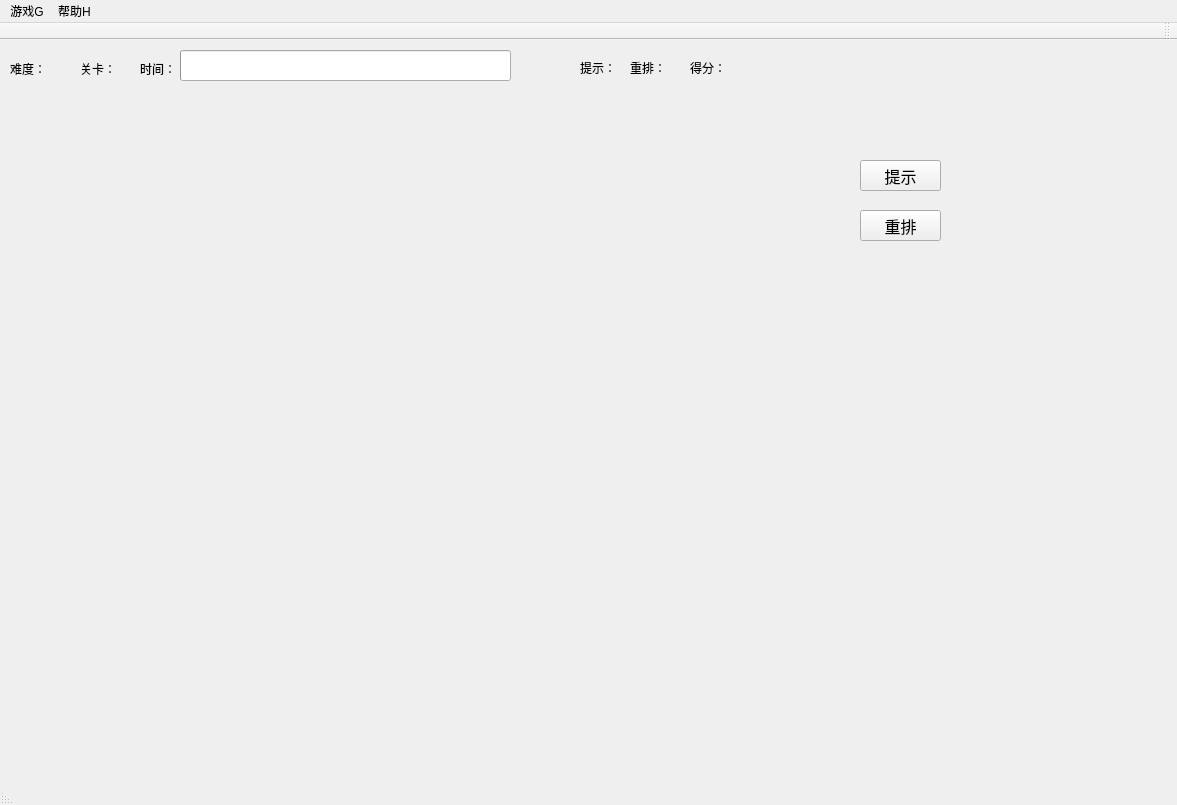
<?xml version="1.0" encoding="UTF-8"?>
<ui version="4.0">
 <class>MainWindow</class>
 <widget class="QMainWindow" name="MainWindow">
  <property name="enabled">
   <bool>true</bool>
  </property>
  <property name="geometry">
   <rect>
    <x>0</x>
    <y>0</y>
    <width>1177</width>
    <height>805</height>
   </rect>
  </property>
  <property name="focusPolicy">
   <enum>Qt::NoFocus</enum>
  </property>
  <property name="windowTitle">
   <string>连连看</string>
  </property>
  <property name="windowIcon">
   <iconset resource="image.qrc">
    <normaloff>:/image/Images/icon.png</normaloff>:/image/Images/icon.png</iconset>
  </property>
  <property name="windowOpacity">
   <double>5.000000000000000</double>
  </property>
  <property name="toolTipDuration">
   <number>-1</number>
  </property>
  <property name="layoutDirection">
   <enum>Qt::RightToLeft</enum>
  </property>
  <property name="autoFillBackground">
   <bool>false</bool>
  </property>
  <property name="styleSheet">
   <string notr="true"/>
  </property>
  <widget class="QWidget" name="centralWidget">
   <widget class="QLabel" name="lblLevel">
    <property name="geometry">
     <rect>
      <x>110</x>
      <y>21</y>
      <width>30</width>
      <height>16</height>
     </rect>
    </property>
    <property name="text">
     <string/>
    </property>
   </widget>
   <widget class="QLabel" name="lblDifficulty">
    <property name="geometry">
     <rect>
      <x>40</x>
      <y>21</y>
      <width>30</width>
      <height>16</height>
     </rect>
    </property>
    <property name="text">
     <string/>
    </property>
   </widget>
   <widget class="QLabel" name="label">
    <property name="geometry">
     <rect>
      <x>10</x>
      <y>21</y>
      <width>36</width>
      <height>16</height>
     </rect>
    </property>
    <property name="maximumSize">
     <size>
      <width>36</width>
      <height>16</height>
     </size>
    </property>
    <property name="text">
     <string>难度：</string>
    </property>
    <property name="openExternalLinks">
     <bool>true</bool>
    </property>
   </widget>
   <widget class="QLabel" name="label_3">
    <property name="geometry">
     <rect>
      <x>80</x>
      <y>21</y>
      <width>36</width>
      <height>16</height>
     </rect>
    </property>
    <property name="maximumSize">
     <size>
      <width>36</width>
      <height>16</height>
     </size>
    </property>
    <property name="text">
     <string>关卡：</string>
    </property>
   </widget>
   <widget class="QLabel" name="label_5">
    <property name="geometry">
     <rect>
      <x>140</x>
      <y>21</y>
      <width>36</width>
      <height>16</height>
     </rect>
    </property>
    <property name="maximumSize">
     <size>
      <width>36</width>
      <height>16</height>
     </size>
    </property>
    <property name="text">
     <string>时间：</string>
    </property>
   </widget>
   <widget class="QPushButton" name="pushButton">
    <property name="geometry">
     <rect>
      <x>860</x>
      <y>120</y>
      <width>81</width>
      <height>31</height>
     </rect>
    </property>
    <property name="font">
     <font>
      <family>微软雅黑</family>
      <pointsize>12</pointsize>
     </font>
    </property>
    <property name="focusPolicy">
     <enum>Qt::StrongFocus</enum>
    </property>
    <property name="autoFillBackground">
     <bool>false</bool>
    </property>
    <property name="styleSheet">
     <string notr="true">border-image:url(:/image/Images/button.png)</string>
    </property>
    <property name="text">
     <string>提示</string>
    </property>
    <property name="autoDefault">
     <bool>false</bool>
    </property>
   </widget>
   <widget class="QPushButton" name="pushButton_2">
    <property name="geometry">
     <rect>
      <x>860</x>
      <y>170</y>
      <width>81</width>
      <height>31</height>
     </rect>
    </property>
    <property name="font">
     <font>
      <family>微软雅黑</family>
      <pointsize>12</pointsize>
     </font>
    </property>
    <property name="styleSheet">
     <string notr="true">border-image:url(:/image/Images/button.png)</string>
    </property>
    <property name="text">
     <string>重排</string>
    </property>
   </widget>
   <widget class="QProgressBar" name="pbrTime">
    <property name="enabled">
     <bool>true</bool>
    </property>
    <property name="geometry">
     <rect>
      <x>180</x>
      <y>10</y>
      <width>331</width>
      <height>31</height>
     </rect>
    </property>
    <property name="layoutDirection">
     <enum>Qt::LeftToRight</enum>
    </property>
    <property name="autoFillBackground">
     <bool>false</bool>
    </property>
    <property name="styleSheet">
     <string notr="true">color: qlineargradient(spread:pad, x1:0, y1:0, x2:1, y2:0, stop:0 rgba(255, 178, 102, 255), stop:0.55 rgba(235, 148, 61, 255), stop:0.98 rgba(0, 0, 0, 255), stop:1 rgba(0, 0, 0, 0));</string>
    </property>
    <property name="maximum">
     <number>100</number>
    </property>
    <property name="value">
     <number>0</number>
    </property>
    <property name="invertedAppearance">
     <bool>false</bool>
    </property>
    <property name="textDirection">
     <enum>QProgressBar::TopToBottom</enum>
    </property>
    <property name="format">
     <string/>
    </property>
   </widget>
   <widget class="QLabel" name="label_13">
    <property name="geometry">
     <rect>
      <x>630</x>
      <y>20</y>
      <width>36</width>
      <height>16</height>
     </rect>
    </property>
    <property name="maximumSize">
     <size>
      <width>36</width>
      <height>16</height>
     </size>
    </property>
    <property name="text">
     <string>重排：</string>
    </property>
   </widget>
   <widget class="QLabel" name="lblTip">
    <property name="geometry">
     <rect>
      <x>610</x>
      <y>20</y>
      <width>30</width>
      <height>16</height>
     </rect>
    </property>
    <property name="text">
     <string/>
    </property>
   </widget>
   <widget class="QLabel" name="lblReset">
    <property name="geometry">
     <rect>
      <x>660</x>
      <y>20</y>
      <width>30</width>
      <height>16</height>
     </rect>
    </property>
    <property name="text">
     <string/>
    </property>
   </widget>
   <widget class="QLabel" name="label_14">
    <property name="geometry">
     <rect>
      <x>690</x>
      <y>20</y>
      <width>36</width>
      <height>16</height>
     </rect>
    </property>
    <property name="maximumSize">
     <size>
      <width>36</width>
      <height>16</height>
     </size>
    </property>
    <property name="text">
     <string>得分：</string>
    </property>
   </widget>
   <widget class="QLabel" name="label_12">
    <property name="geometry">
     <rect>
      <x>580</x>
      <y>20</y>
      <width>31</width>
      <height>16</height>
     </rect>
    </property>
    <property name="maximumSize">
     <size>
      <width>36</width>
      <height>16</height>
     </size>
    </property>
    <property name="text">
     <string>提示：</string>
    </property>
   </widget>
   <widget class="QLabel" name="lblScore">
    <property name="geometry">
     <rect>
      <x>720</x>
      <y>20</y>
      <width>41</width>
      <height>16</height>
     </rect>
    </property>
    <property name="text">
     <string/>
    </property>
   </widget>
   <widget class="QLabel" name="label_2">
    <property name="geometry">
     <rect>
      <x>0</x>
      <y>0</y>
      <width>1080</width>
      <height>800</height>
     </rect>
    </property>
    <property name="text">
     <string/>
    </property>
    <property name="pixmap">
     <pixmap resource="image.qrc">:/image/Images/background.jpg</pixmap>
    </property>
    <property name="scaledContents">
     <bool>true</bool>
    </property>
   </widget>
   <widget class="QLabel" name="label_4">
    <property name="geometry">
     <rect>
      <x>240</x>
      <y>240</y>
      <width>54</width>
      <height>12</height>
     </rect>
    </property>
    <property name="text">
     <string/>
    </property>
    <property name="scaledContents">
     <bool>false</bool>
    </property>
   </widget>
   <zorder>label_2</zorder>
   <zorder>lblLevel</zorder>
   <zorder>lblDifficulty</zorder>
   <zorder>label</zorder>
   <zorder>label_3</zorder>
   <zorder>label_5</zorder>
   <zorder>pushButton</zorder>
   <zorder>pushButton_2</zorder>
   <zorder>pbrTime</zorder>
   <zorder>label_13</zorder>
   <zorder>lblTip</zorder>
   <zorder>lblReset</zorder>
   <zorder>label_14</zorder>
   <zorder>label_12</zorder>
   <zorder>lblScore</zorder>
   <zorder>label_4</zorder>
  </widget>
  <widget class="QToolBar" name="mainToolBar">
   <attribute name="toolBarArea">
    <enum>TopToolBarArea</enum>
   </attribute>
   <attribute name="toolBarBreak">
    <bool>false</bool>
   </attribute>
  </widget>
  <widget class="QStatusBar" name="statusBar"/>
  <widget class="QMenuBar" name="menuBar">
   <property name="geometry">
    <rect>
     <x>0</x>
     <y>0</y>
     <width>1177</width>
     <height>23</height>
    </rect>
   </property>
   <property name="contextMenuPolicy">
    <enum>Qt::ActionsContextMenu</enum>
   </property>
   <property name="layoutDirection">
    <enum>Qt::LeftToRight</enum>
   </property>
   <widget class="QMenu" name="menu_G">
    <property name="title">
     <string>游戏G</string>
    </property>
    <addaction name="actionKaishi"/>
    <addaction name="actionChognx"/>
    <addaction name="actionTui"/>
   </widget>
   <widget class="QMenu" name="menu_H">
    <property name="title">
     <string>帮助H</string>
    </property>
    <addaction name="actionG"/>
   </widget>
   <addaction name="menu_G"/>
   <addaction name="menu_H"/>
  </widget>
  <action name="actionKaishi">
   <property name="icon">
    <iconset resource="image.qrc">
     <normaloff>:/image/Images/icon.png</normaloff>:/image/Images/icon.png</iconset>
   </property>
   <property name="text">
    <string>开始</string>
   </property>
  </action>
  <action name="actionChognx">
   <property name="text">
    <string>重新开始</string>
   </property>
  </action>
  <action name="actionTui">
   <property name="icon">
    <iconset resource="image.qrc">
     <normaloff>:/image/Images/exit.png</normaloff>:/image/Images/exit.png</iconset>
   </property>
   <property name="text">
    <string>退出</string>
   </property>
  </action>
  <action name="actionG">
   <property name="text">
    <string>关于</string>
   </property>
  </action>
 </widget>
 <layoutdefault spacing="6" margin="11"/>
 <resources>
  <include location="image.qrc"/>
 </resources>
 <connections/>
</ui>
